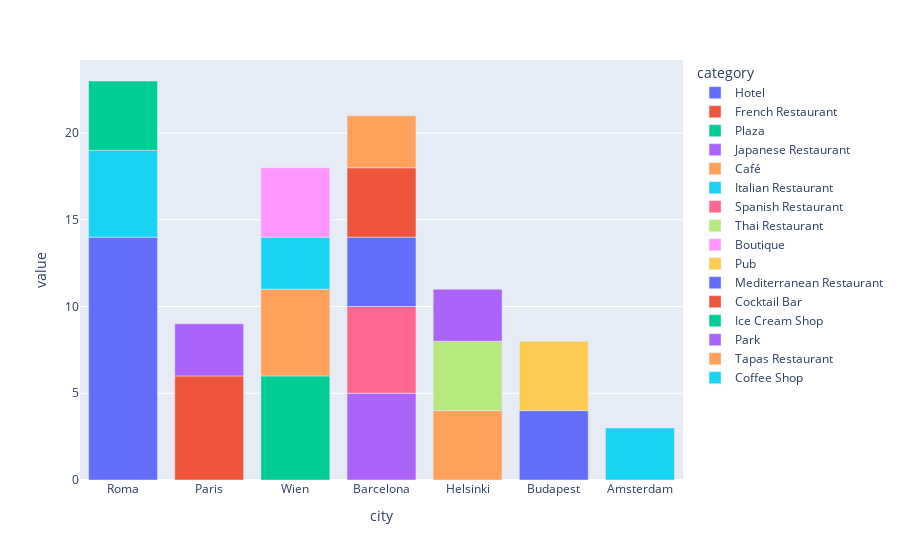

Notebook code cell kept with this figure:
### Markdown cell above
## Top 20 categories recomended by cities

### Code cell
plt2 = fs_df.groupby(['category', 'city']).name.count().sort_values(
    ascending=False).head(20).unstack().T
plt2.plot(kind='bar')

### Figure 1 — Plotly figure (JSON) as saved in the notebook; plotly's stock layout.template omitted (floating-point values rounded to 4 significant figures)
{"data": [{"alignmentgroup": "True", "hovertemplate": "category=Hotel<br>city=%{x}<br>value=%{y}<extra></extra>", "legendgroup": "Hotel", "marker": {"color": "#636efa"}, "name": "Hotel", "offsetgroup": "Hotel", "orientation": "v", "showlegend": true, "textposition": "auto", "type": "bar", "x": ["Roma", "Paris", "Wien", "Barcelona", "Helsinki", "Budapest", "Amsterdam"], "xaxis": "x", "y": [14, null, null, null, null, 4, null], "yaxis": "y"}, {"alignmentgroup": "True", "hovertemplate": "category=French Restaurant<br>city=%{x}<br>value=%{y}<extra></extra>", "legendgroup": "French Restaurant", "marker": {"color": "#EF553B"}, "name": "French Restaurant", "offsetgroup": "French Restaurant", "orientation": "v", "showlegend": true, "textposition": "auto", "type": "bar", "x": ["Roma", "Paris", "Wien", "Barcelona", "Helsinki", "Budapest", "Amsterdam"], "xaxis": "x", "y": [null, 6, null, null, null, null, null], "yaxis": "y"}, {"alignmentgroup": "True", "hovertemplate": "category=Plaza<br>city=%{x}<br>value=%{y}<extra></extra>", "legendgroup": "Plaza", "marker": {"color": "#00cc96"}, "name": "Plaza", "offsetgroup": "Plaza", "orientation": "v", "showlegend": true, "textposition": "auto", "type": "bar", "x": ["Roma", "Paris", "Wien", "Barcelona", "Helsinki", "Budapest", "Amsterdam"], "xaxis": "x", "y": [null, null, 6, null, null, null, null], "yaxis": "y"}, {"alignmentgroup": "True", "hovertemplate": "category=Japanese Restaurant<br>city=%{x}<br>value=%{y}<extra></extra>", "legendgroup": "Japanese Restaurant", "marker": {"color": "#ab63fa"}, "name": "Japanese Restaurant", "offsetgroup": "Japanese Restaurant", "orientation": "v", "showlegend": true, "textposition": "auto", "type": "bar", "x": ["Roma", "Paris", "Wien", "Barcelona", "Helsinki", "Budapest", "Amsterdam"], "xaxis": "x", "y": [null, null, null, 5, null, null, null], "yaxis": "y"}, {"alignmentgroup": "True", "hovertemplate": "category=Café<br>city=%{x}<br>value=%{y}<extra></extra>", "legendgroup": "Café", "marker": {"color": "#FFA15A"}, "name": "Café", "offsetgroup": "Café", "orientation": "v", "showlegend": true, "textposition": "auto", "type": "bar", "x": ["Roma", "Paris", "Wien", "Barcelona", "Helsinki", "Budapest", "Amsterdam"], "xaxis": "x", "y": [null, null, 5, null, 4, null, null], "yaxis": "y"}, {"alignmentgroup": "True", "hovertemplate": "category=Italian Restaurant<br>city=%{x}<br>value=%{y}<extra></extra>", "legendgroup": "Italian Restaurant", "marker": {"color": "#19d3f3"}, "name": "Italian Restaurant", "offsetgroup": "Italian Restaurant", "orientation": "v", "showlegend": true, "textposition": "auto", "type": "bar", "x": ["Roma", "Paris", "Wien", "Barcelona", "Helsinki", "Budapest", "Amsterdam"], "xaxis": "x", "y": [5, null, 3, null, null, null, null], "yaxis": "y"}, {"alignmentgroup": "True", "hovertemplate": "category=Spanish Restaurant<br>city=%{x}<br>value=%{y}<extra></extra>", "legendgroup": "Spanish Restaurant", "marker": {"color": "#FF6692"}, "name": "Spanish Restaurant", "offsetgroup": "Spanish Restaurant", "orientation": "v", "showlegend": true, "textposition": "auto", "type": "bar", "x": ["Roma", "Paris", "Wien", "Barcelona", "Helsinki", "Budapest", "Amsterdam"], "xaxis": "x", "y": [null, null, null, 5, null, null, null], "yaxis": "y"}, {"alignmentgroup": "True", "hovertemplate": "category=Thai Restaurant<br>city=%{x}<br>value=%{y}<extra></extra>", "legendgroup": "Thai Restaurant", "marker": {"color": "#B6E880"}, "name": "Thai Restaurant", "offsetgroup": "Thai Restaurant", "orientation": "v", "showlegend": true, "textposition": "auto", "type": "bar", "x": ["Roma", "Paris", "Wien", "Barcelona", "Helsinki", "Budapest", "Amsterdam"], "xaxis": "x", "y": [null, null, null, null, 4, null, null], "yaxis": "y"}, {"alignmentgroup": "True", "hovertemplate": "category=Boutique<br>city=%{x}<br>value=%{y}<extra></extra>", "legendgroup": "Boutique", "marker": {"color": "#FF97FF"}, "name": "Boutique", "offsetgroup": "Boutique", "orientation": "v", "showlegend": true, "textposition": "auto", "type": "bar", "x": ["Roma", "Paris", "Wien", "Barcelona", "Helsinki", "Budapest", "Amsterdam"], "xaxis": "x", "y": [null, null, 4, null, null, null, null], "yaxis": "y"}, {"alignmentgroup": "True", "hovertemplate": "category=Pub<br>city=%{x}<br>value=%{y}<extra></extra>", "legendgroup": "Pub", "marker": {"color": "#FECB52"}, "name": "Pub", "offsetgroup": "Pub", "orientation": "v", "showlegend": true, "textposition": "auto", "type": "bar", "x": ["Roma", "Paris", "Wien", "Barcelona", "Helsinki", "Budapest", "Amsterdam"], "xaxis": "x", "y": [null, null, null, null, null, 4, null], "yaxis": "y"}, {"alignmentgroup": "True", "hovertemplate": "category=Mediterranean Restaurant<br>city=%{x}<br>value=%{y}<extra></extra>", "legendgroup": "Mediterranean Restaurant", "marker": {"color": "#636efa"}, "name": "Mediterranean Restaurant", "offsetgroup": "Mediterranean Restaurant", "orientation": "v", "showlegend": true, "textposition": "auto", "type": "bar", "x": ["Roma", "Paris", "Wien", "Barcelona", "Helsinki", "Budapest", "Amsterdam"], "xaxis": "x", "y": [null, null, null, 4, null, null, null], "yaxis": "y"}, {"alignmentgroup": "True", "hovertemplate": "category=Cocktail Bar<br>city=%{x}<br>value=%{y}<extra></extra>", "legendgroup": "Cocktail Bar", "marker": {"color": "#EF553B"}, "name": "Cocktail Bar", "offsetgroup": "Cocktail Bar", "orientation": "v", "showlegend": true, "textposition": "auto", "type": "bar", "x": ["Roma", "Paris", "Wien", "Barcelona", "Helsinki", "Budapest", "Amsterdam"], "xaxis": "x", "y": [null, null, null, 4, null, null, null], "yaxis": "y"}, {"alignmentgroup": "True", "hovertemplate": "category=Ice Cream Shop<br>city=%{x}<br>value=%{y}<extra></extra>", "legendgroup": "Ice Cream Shop", "marker": {"color": "#00cc96"}, "name": "Ice Cream Shop", "offsetgroup": "Ice Cream Shop", "orientation": "v", "showlegend": true, "textposition": "auto", "type": "bar", "x": ["Roma", "Paris", "Wien", "Barcelona", "Helsinki", "Budapest", "Amsterdam"], "xaxis": "x", "y": [4, null, null, null, null, null, null], "yaxis": "y"}, {"alignmentgroup": "True", "hovertemplate": "category=Park<br>city=%{x}<br>value=%{y}<extra></extra>", "legendgroup": "Park", "marker": {"color": "#ab63fa"}, "name": "Park", "offsetgroup": "Park", "orientation": "v", "showlegend": true, "textposition": "auto", "type": "bar", "x": ["Roma", "Paris", "Wien", "Barcelona", "Helsinki", "Budapest", "Amsterdam"], "xaxis": "x", "y": [null, 3, null, null, 3, null, null], "yaxis": "y"}, {"alignmentgroup": "True", "hovertemplate": "category=Tapas Restaurant<br>city=%{x}<br>value=%{y}<extra></extra>", "legendgroup": "Tapas Restaurant", "marker": {"color": "#FFA15A"}, "name": "Tapas Restaurant", "offsetgroup": "Tapas Restaurant", "orientation": "v", "showlegend": true, "textposition": "auto", "type": "bar", "x": ["Roma", "Paris", "Wien", "Barcelona", "Helsinki", "Budapest", "Amsterdam"], "xaxis": "x", "y": [null, null, null, 3, null, null, null], "yaxis": "y"}, {"alignmentgroup": "True", "hovertemplate": "category=Coffee Shop<br>city=%{x}<br>value=%{y}<extra></extra>", "legendgroup": "Coffee Shop", "marker": {"color": "#19d3f3"}, "name": "Coffee Shop", "offsetgroup": "Coffee Shop", "orientation": "v", "showlegend": true, "textposition": "auto", "type": "bar", "x": ["Roma", "Paris", "Wien", "Barcelona", "Helsinki", "Budapest", "Amsterdam"], "xaxis": "x", "y": [null, null, null, null, null, null, 3], "yaxis": "y"}], "layout": {"barmode": "relative", "legend": {"title": {"text": "category"}, "tracegroupgap": 0}, "margin": {"t": 60}, "xaxis": {"anchor": "y", "domain": [0, 1], "title": {"text": "city"}}, "yaxis": {"anchor": "x", "domain": [0, 1], "title": {"text": "value"}}}}
